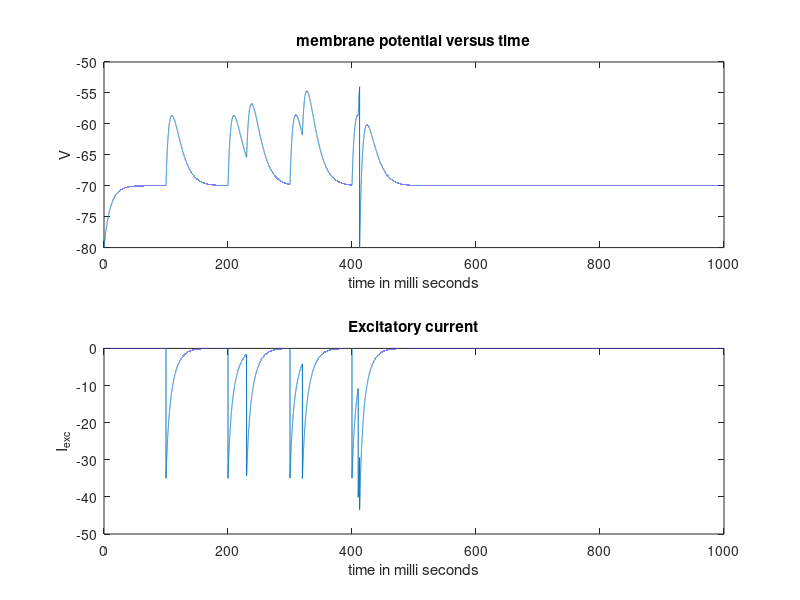

The MATLAB script that drew this image:
%% Excercise 1
%% question
% 
% <<Excercise1.png>>
% 

clc
clear
close all

E_L = -70; % mV
E_x = 0;
g_L = 1; % \micro S / mm^2
c_m = 10; % \nano F / mm^2
V_th = -54; % mV
V_reset = -80; % mV

tau_exc = 10; % ms  
Delta_g_exc = 0.5; % \micro S / mm^2

tot_data_points = 100000;    %total number of datapoints
dt = 0.01; %time step in ms
t = (0:tot_data_points) * dt;         %time in milli seconds = number of data points * step time


Presyn_SpikeTimes= [100 200 230 300 320 400 410] / dt;   %time/step time = data point number

V = zeros (1, tot_data_points) ; % membrane potential
g_exc = zeros (1, tot_data_points); 
X = zeros (1, tot_data_points); % Spikes
I_exc = zeros (1, tot_data_points); % Excitatory currents

V(1) = V_reset;
    
for i = 1 : tot_data_points
           
    V(i + 1) = V( i ) - dt/c_m * ( g_L * ( V( i ) - E_L ) + g_exc ( i ) * ( V( i ) - E_x));  %Euler method
 
    g_exc(i + 1) = g_exc ( i ) - (dt / tau_exc)  * g_exc ( i );                                           %Euler method
    
    if ismember(i+1, Presyn_SpikeTimes)
          g_exc (i+1) = g_exc (i+1) + Delta_g_exc ;
    end
    
    I_exc (i + 1) = g_exc (i + 1) * ( V (i + 1) - E_x );
    
    if V ( i + 1 ) >= V_th
         X(i + 1) = 1 ;
         V(i + 1) = V_reset;
    end 

end

n_spikes = sum(X);
spike_times = find(X==1)*dt;  % in milli seconds
figure
subplot (211)
plot (t, V)
title ( ' membrane potential versus time ' )
xlabel ( ' time in milli seconds ' )
ylabel ( ' V ' )

subplot(212)
plot( t , I_exc )
title ( ' Excitatory current ' )
xlabel ( ' time in milli seconds ' )
ylabel ( ' I_e_x_c ' )

fprintf('Number of spikes \t Time of spiking(in milli seconds)\n')

for i =1:length(spike_times)
        fprintf('\t%d\t\t\t   %.2f\n',i,spike_times(i))
end
%% 
% * The spike time was 412ms. because there are 2 EPSPs occuring at 400 & 410  which are so close together and this caused a spike! 
% * This is a good presentation of the integration in the LIF model.
% * We can also change the presynaptic times to generate more spikes as well.